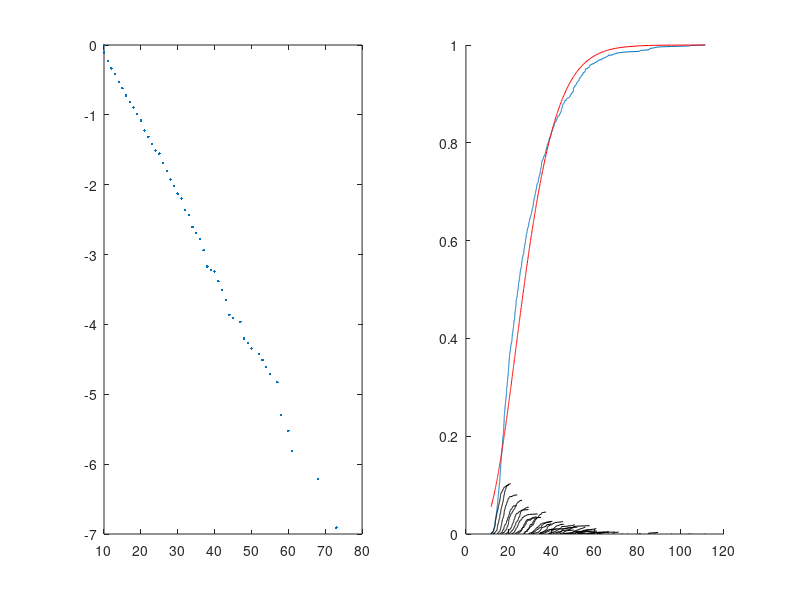

The MATLAB script that drew this image:
clc
clear all

M=1000;

minN=10;
meanN=20;
mu=meanN-minN;

lambda=10/meanN; %Around 10 cm/s

n=minN+floor(exprnd(mu,M,1));
figure(1)
clf
subplot(1,2,1)
[f,x]=ecdf(n);
plot(x,log(1-f),'.')

Sn2=gamrnd(n,lambda*ones(M,1))+1*n; %+max(0,200*randn(size(n))).*n;
Sn2=Sn2;
subplot(1,2,2)
hold on
[f,x]=ecdf(Sn2);
plot(x,f)
%hist(Sn2)
p=gamfit(Sn2)
plot(x,gamcdf(x,p(1),p(2)),'r')
a=unique(n);
for k=a'
    i=find(n==k);
    [f,x]=ecdf(Sn2(i));
    plot(x,f/(M/length(i)),'k')
end